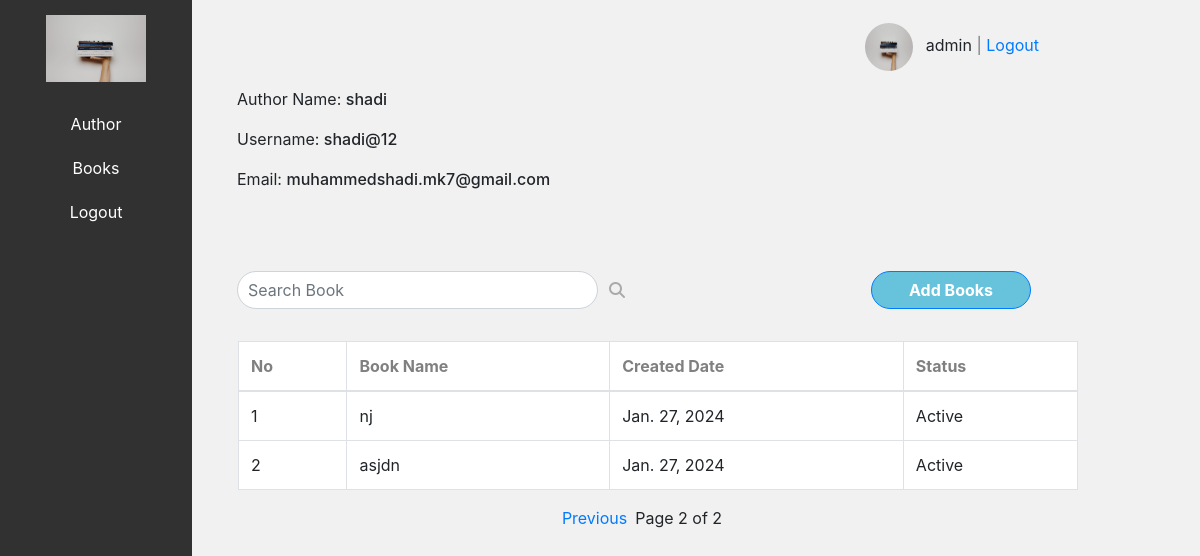
Page /view_books/1/?page=2 (signed in) on the committed database.
### Techn_app/models.py (models this page shows, shortened)
class Author(models.Model):
    name = models.CharField(max_length=100)
    is_active = models.BooleanField(default=True)
    username = models.CharField(max_length=100)
    email = models.EmailField(max_length=100)

class Book(models.Model):
    author = models.ForeignKey(Author, on_delete=models.CASCADE)
    title = models.CharField(max_length=200)
    is_active = models.BooleanField(default=True)
    created_date = models.DateField(auto_now_add=True)

### Techn_app/views.py (the view, shortened to what this page needs)
# urls.py: path('view_books/<int:author_id>/', ViewBooks.as_view(), name='view_books'),
class ViewBooks(View):
    def get(self, request, author_id):
        if request.user.is_authenticated:
            search_query = request.GET.get('search', '')
            author = get_object_or_404(Author, pk=author_id)
            if search_query:
                books = Book.objects.filter(author=author, title__icontains=search_query)
            else:
                books = Book.objects.filter(author=author)
            page = request.GET.get('page', 1)
            paginator = Paginator(books, 4)
            try:
                books = paginator.page(page)
            except PageNotAnInteger:
                books = paginator.page(1)
            except EmptyPage:
                books = paginator.page(paginator.num_pages)
            return render(request, 'AuthorBooks.html', {'author': author, 'books': books})
        else:
            return redirect('login')

### templates/AuthorBooks.html (shortened to what this page needs)
{% extends 'Home.html' %}
{% block body %}
<div class="container" style="margin-bottom:5rem;">
    <p>Author Name: <span style="font-weight: 500;">{{ author.name }}</span></p>
    <p>Username: <span style="font-weight: 500;">{{ author.username }}</p>
    <p>Email: <span style="font-weight: 500;">{{ author.email }}</p>
</div>
<div class="container">
    <div class="d-flex justify-content-between mt-3 ml-3 mr-3">
        <form method="GET" action="{% url 'view_books' author.id %}" class="d-flex">
            <div class="input-group" style="width: 25rem;margin-left:-1rem;">
                <input type="text" class="form-control" name="search" placeholder="Search Book" aria-label="Search book" aria-describedby="searchIcon" style="border-radius: 20px; padding-left: 10px;">
                <div class="input-group-append">
                    <span class="input-group-text" id="searchIcon" style="background-color: transparent; border: none;margin-bottom:2rem;">
                        <i class="fas fa-search" style="color: #aaa;"></i>
                    </span>
                </div>
            </div>
        </form>
        <button type="submit" style="border-radius: 20px; width: 10rem; background-color: #67C3DC; font-weight: bold; margin-bottom: 2rem;" class="btn btn-primary btn-block ml-auto" data-toggle="modal" data-target="#addBookModal">
            Add Books
        </button>
    </div>
</div>
<table class="table table-bordered" style="margin-left: 1rem; margin-right: 2rem;">
    <thead style="background-color:white;font-weight:400;color:grey;">
    <tr>
      <th>No</th>
      <th>Book Name</th>
      <th>Created Date</th>
      <th>Status</th>
    </tr>
  </thead>
  <tbody>
    {% if books %}
      {% for book in books %}
        <tr>
          <td>{{ forloop.counter }}</td>
          <td>{{ book.title }}</td>
          <td>{{ book.created_date }}</td>
          <td>{% if book.is_active %}Active{% else %}Inactive{% endif %}</td>
        </tr>
      {% endfor %}
    {% else %}
      <tr>
        <td colspan="4" class="text-center">No books for this author.</td>
      </tr>
    {% endif %}
  </tbody>
</table>
<div class="pagination d-flex justify-content-center mt-3">
    {% if books.has_previous %}
        <a href="?page={{ books.previous_page_number }}" class="mr-2">Previous</a>
    {% endif %}
    <span class="current">
        Page {{ books.number }} of {{ books.paginator.num_pages }}
    </span>
</div>
{% endblock %}

### templates/Home.html (shortened to what this page needs)
{% load static %}
<!DOCTYPE html>
<html lang="en">
<head>
  <link href="https://stackpath.bootstrapcdn.com/bootstrap/4.3.1/css/bootstrap.min.css" rel="stylesheet">
  <link href="https://code.jquery.com/ui/1.12.1/themes/base/jquery-ui.css" rel="stylesheet">
</head>
<body>
  <div class="container-fluid">
    <div class="row">
      <div class="col-md-3 navbar">
        <img src="{% static 'images/pexels-thought-catalog-2228557.jpg' %}" alt="Your Logo" class="navbar-logo img-fluid">
        <div class="navbar-links">
          <ul class="list-unstyled">
            <li><a href="{% url 'authors' %}">Author</a></li>
            <li><a href="{% url 'books' %}">Books</a></li>
            <li><a href="{% url 'logout' %}">Logout</a></li>
          </ul>
        </div>
      </div>
      <div class="col-md-9 page-content">
        <div class="container">
          <div class="container" style="margin-bottom: 1rem;">
            <div class="d-flex justify-content-end mt-2 mr-2">
              <div class="user-info">
                {% if user.is_authenticated %}
                  <img src="{% static 'images/pexels-thought-catalog-2228557.jpg' %}" alt="Profile" style="width: 3rem; height: 3rem;" class="rounded-circle">
                  <span style="margin-left: 8px;">{{ user.username }} <span style="color: #777;">|</span> <a href="{% url 'logout' %}">Logout</a></span>
                {% endif %}
              </div>
            </div>
          </div>
        {% block body %}
        {% endblock %}
      </div>
    </div>
  </div>
</body>
</html>

### templates/Home.html (style rules this page uses)
body { padding: 0; margin: 0; height: 100vh; background-color: #F1F1F1; }
.navbar { background-color: #313131; padding: 15px; width: 12rem; display: block; height: 100%; text-align: center; position: fixed; }
.navbar-logo { width: 100px; margin-bottom: 20px; }
.navbar-links { margin-top: 0; color: #fff; list-style: none; padding: 0; }
.navbar-links a { color: #fff; text-decoration: none; display: block; padding: 10px; }
.page-content { margin-left: 12rem; padding: 15px; }

### templates/AuthorBooks.html (style rules this page uses)
table { background-color: white; }

### rows in the picture
Author: name "shadi", username "shadi@12", email "muhammedshadi.mk7@gmail.com"
Book: title "nj", created_date "Jan. 27, 2024", is_active "Active"
Book: title "asjdn", created_date "Jan. 27, 2024", is_active "Active"

### other values in the picture
{{ user.username }} "admin"
{{ books.number }} "2"
{{ books.paginator.num_pages }} "2"
